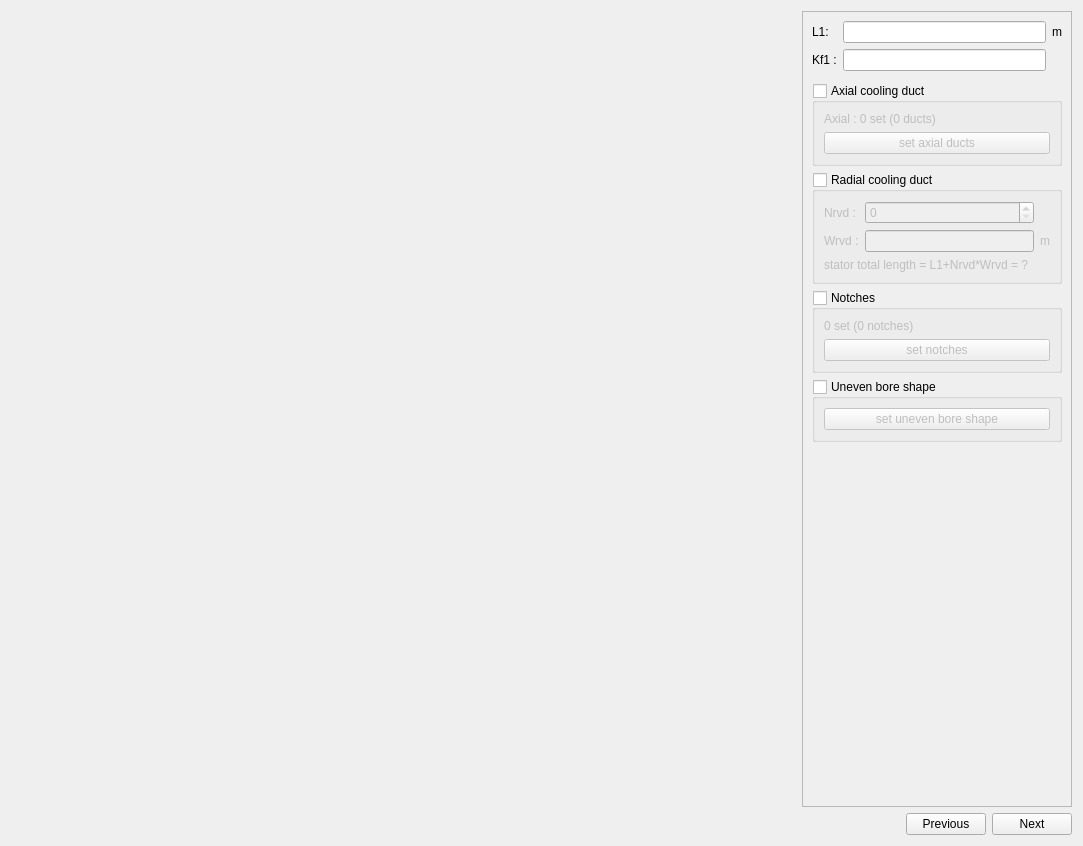
<?xml version="1.0" encoding="UTF-8"?>
<ui version="4.0">
 <class>SLamShape</class>
 <widget class="QDialog" name="SLamShape">
  <property name="geometry">
   <rect>
    <x>0</x>
    <y>0</y>
    <width>1083</width>
    <height>846</height>
   </rect>
  </property>
  <property name="minimumSize">
   <size>
    <width>650</width>
    <height>550</height>
   </size>
  </property>
  <property name="windowTitle">
   <string>Form</string>
  </property>
  <layout class="QVBoxLayout" name="verticalLayout_4">
   <item>
    <layout class="QHBoxLayout" name="horizontalLayout_8">
     <item>
      <widget class="MPLCanvas" name="w_viewer" native="true">
       <property name="minimumSize">
        <size>
         <width>250</width>
         <height>0</height>
        </size>
       </property>
      </widget>
     </item>
     <item>
      <widget class="QScrollArea" name="scrollArea">
       <property name="minimumSize">
        <size>
         <width>270</width>
         <height>0</height>
        </size>
       </property>
       <property name="maximumSize">
        <size>
         <width>270</width>
         <height>16777215</height>
        </size>
       </property>
       <property name="widgetResizable">
        <bool>true</bool>
       </property>
       <widget class="QWidget" name="scrollAreaWidgetContents">
        <property name="geometry">
         <rect>
          <x>0</x>
          <y>0</y>
          <width>272</width>
          <height>762</height>
         </rect>
        </property>
        <layout class="QVBoxLayout" name="verticalLayout_5">
         <item>
          <layout class="QGridLayout" name="gridLayout_2">
           <item row="1" column="0">
            <widget class="QLabel" name="in_L1">
             <property name="minimumSize">
              <size>
               <width>0</width>
               <height>0</height>
              </size>
             </property>
             <property name="toolTip">
              <string>Stator external radius</string>
             </property>
             <property name="text">
              <string>L1:</string>
             </property>
            </widget>
           </item>
           <item row="1" column="1">
            <widget class="FloatEdit" name="lf_L1">
             <property name="maximumSize">
              <size>
               <width>16777215</width>
               <height>16777215</height>
              </size>
             </property>
             <property name="toolTip">
              <string>Stator external radius</string>
             </property>
            </widget>
           </item>
           <item row="1" column="2">
            <widget class="QLabel" name="unit_L1">
             <property name="sizePolicy">
              <sizepolicy hsizetype="Fixed" vsizetype="Preferred">
               <horstretch>0</horstretch>
               <verstretch>0</verstretch>
              </sizepolicy>
             </property>
             <property name="text">
              <string>m</string>
             </property>
            </widget>
           </item>
           <item row="2" column="0">
            <widget class="QLabel" name="in_Kf1">
             <property name="text">
              <string>Kf1 :</string>
             </property>
            </widget>
           </item>
           <item row="2" column="1">
            <widget class="FloatEdit" name="lf_Kf1">
             <property name="maximumSize">
              <size>
               <width>16777215</width>
               <height>25</height>
              </size>
             </property>
            </widget>
           </item>
          </layout>
         </item>
         <item>
          <widget class="WMatSelectV" name="w_mat" native="true">
           <property name="minimumSize">
            <size>
             <width>100</width>
             <height>0</height>
            </size>
           </property>
          </widget>
         </item>
         <item>
          <widget class="QGroupBox" name="g_axial">
           <property name="title">
            <string>Axial cooling duct</string>
           </property>
           <property name="checkable">
            <bool>true</bool>
           </property>
           <property name="checked">
            <bool>false</bool>
           </property>
           <layout class="QVBoxLayout" name="verticalLayout">
            <item>
             <widget class="QLabel" name="out_axial_duct">
              <property name="text">
               <string>Axial : 0 set (0 ducts)</string>
              </property>
             </widget>
            </item>
            <item>
             <widget class="QPushButton" name="b_axial_duct">
              <property name="text">
               <string>set axial ducts</string>
              </property>
             </widget>
            </item>
           </layout>
          </widget>
         </item>
         <item>
          <widget class="QGroupBox" name="g_radial">
           <property name="title">
            <string>Radial cooling duct</string>
           </property>
           <property name="checkable">
            <bool>true</bool>
           </property>
           <property name="checked">
            <bool>false</bool>
           </property>
           <layout class="QVBoxLayout" name="verticalLayout_2">
            <item>
             <layout class="QGridLayout" name="gridLayout">
              <item row="0" column="0">
               <widget class="QLabel" name="in_Nrvd">
                <property name="text">
                 <string>Nrvd :</string>
                </property>
               </widget>
              </item>
              <item row="0" column="1">
               <widget class="QSpinBox" name="si_Nrvd">
                <property name="maximum">
                 <number>999</number>
                </property>
                <property name="value">
                 <number>0</number>
                </property>
               </widget>
              </item>
              <item row="1" column="0">
               <widget class="QLabel" name="in_Wrvd">
                <property name="text">
                 <string>Wrvd :</string>
                </property>
               </widget>
              </item>
              <item row="1" column="1">
               <widget class="FloatEdit" name="lf_Wrvd">
                <property name="maximumSize">
                 <size>
                  <width>16777215</width>
                  <height>16777215</height>
                 </size>
                </property>
               </widget>
              </item>
              <item row="1" column="2">
               <widget class="QLabel" name="unit_Wrvd">
                <property name="text">
                 <string>m</string>
                </property>
               </widget>
              </item>
             </layout>
            </item>
            <item>
             <widget class="QLabel" name="out_length">
              <property name="minimumSize">
               <size>
                <width>0</width>
                <height>0</height>
               </size>
              </property>
              <property name="maximumSize">
               <size>
                <width>16777215</width>
                <height>16777215</height>
               </size>
              </property>
              <property name="text">
               <string>stator total length = L1+Nrvd*Wrvd = ?</string>
              </property>
             </widget>
            </item>
           </layout>
          </widget>
         </item>
         <item>
          <widget class="QGroupBox" name="g_notches">
           <property name="title">
            <string>Notches</string>
           </property>
           <property name="checkable">
            <bool>true</bool>
           </property>
           <property name="checked">
            <bool>false</bool>
           </property>
           <layout class="QVBoxLayout" name="verticalLayout_3">
            <item>
             <widget class="QLabel" name="out_notch">
              <property name="text">
               <string>0 set (0 notches)</string>
              </property>
             </widget>
            </item>
            <item>
             <widget class="QPushButton" name="b_notch">
              <property name="text">
               <string>set notches</string>
              </property>
             </widget>
            </item>
           </layout>
          </widget>
         </item>
         <item>
          <widget class="QGroupBox" name="g_bore">
           <property name="title">
            <string>Uneven bore shape</string>
           </property>
           <property name="checkable">
            <bool>true</bool>
           </property>
           <property name="checked">
            <bool>false</bool>
           </property>
           <layout class="QVBoxLayout" name="verticalLayout_6">
            <item>
             <widget class="QPushButton" name="b_bore">
              <property name="text">
               <string>set uneven bore shape</string>
              </property>
             </widget>
            </item>
           </layout>
          </widget>
         </item>
         <item>
          <spacer name="verticalSpacer">
           <property name="orientation">
            <enum>Qt::Vertical</enum>
           </property>
           <property name="sizeHint" stdset="0">
            <size>
             <width>20</width>
             <height>40</height>
            </size>
           </property>
          </spacer>
         </item>
        </layout>
       </widget>
      </widget>
     </item>
    </layout>
   </item>
   <item>
    <layout class="QHBoxLayout" name="horizontalLayout_3">
     <item>
      <spacer name="horizontalSpacer_3">
       <property name="orientation">
        <enum>Qt::Horizontal</enum>
       </property>
       <property name="sizeHint" stdset="0">
        <size>
         <width>40</width>
         <height>20</height>
        </size>
       </property>
      </spacer>
     </item>
     <item>
      <widget class="QPushButton" name="b_previous">
       <property name="text">
        <string>Previous</string>
       </property>
      </widget>
     </item>
     <item>
      <widget class="QPushButton" name="b_next">
       <property name="text">
        <string>Next</string>
       </property>
      </widget>
     </item>
    </layout>
   </item>
  </layout>
 </widget>
 <customwidgets>
  <customwidget>
   <class>MPLCanvas</class>
   <extends>QWidget</extends>
   <header>.....GUI.Tools.MPLCanvas</header>
   <container>1</container>
  </customwidget>
  <customwidget>
   <class>FloatEdit</class>
   <extends>QLineEdit</extends>
   <header>.....GUI/Tools/FloatEdit.h</header>
  </customwidget>
  <customwidget>
   <class>WMatSelectV</class>
   <extends>QWidget</extends>
   <header>.....GUI.Dialog.DMatLib.WMatSelect.WMatSelectV.h</header>
   <container>1</container>
  </customwidget>
 </customwidgets>
 <resources>
  <include location="../../../Resources/pyleecan.qrc"/>
  <include location="../../../Resources/pyleecan.qrc"/>
 </resources>
 <connections/>
</ui>
